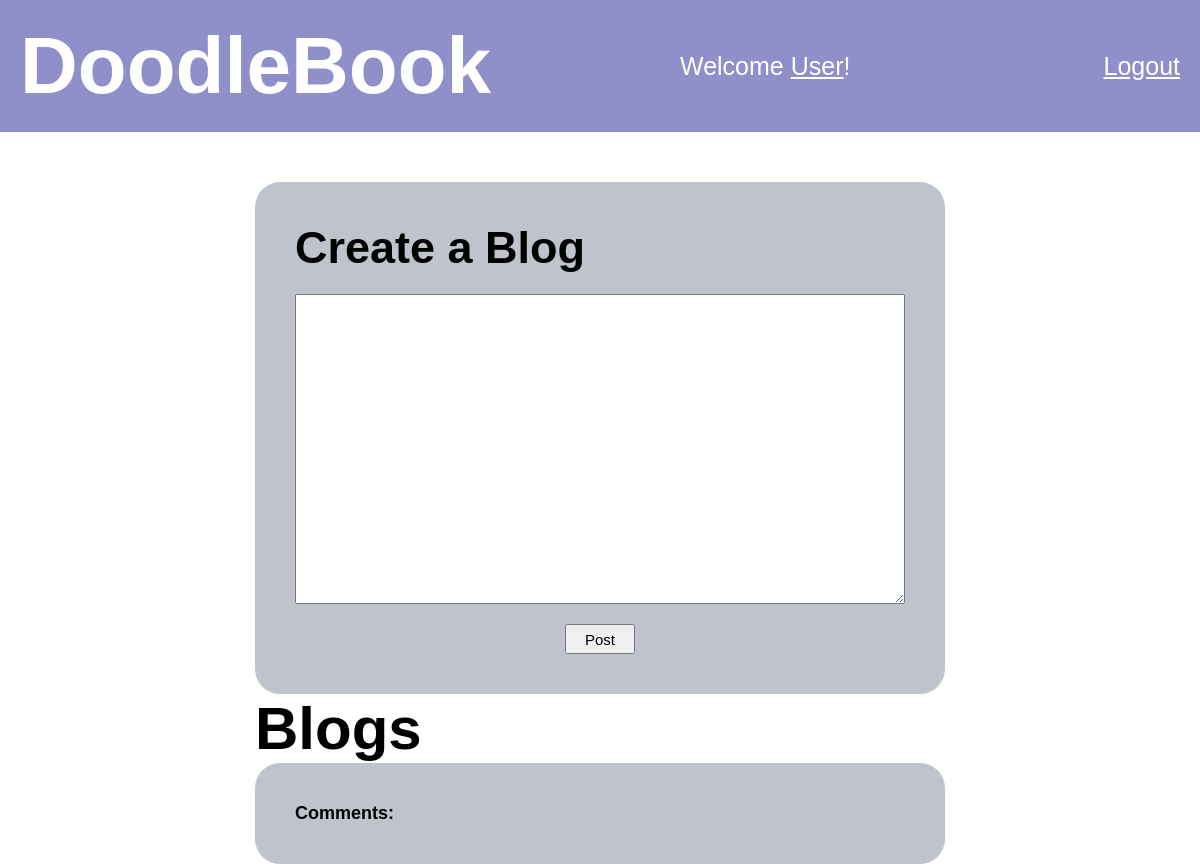
The app's page /dashboard, older data.
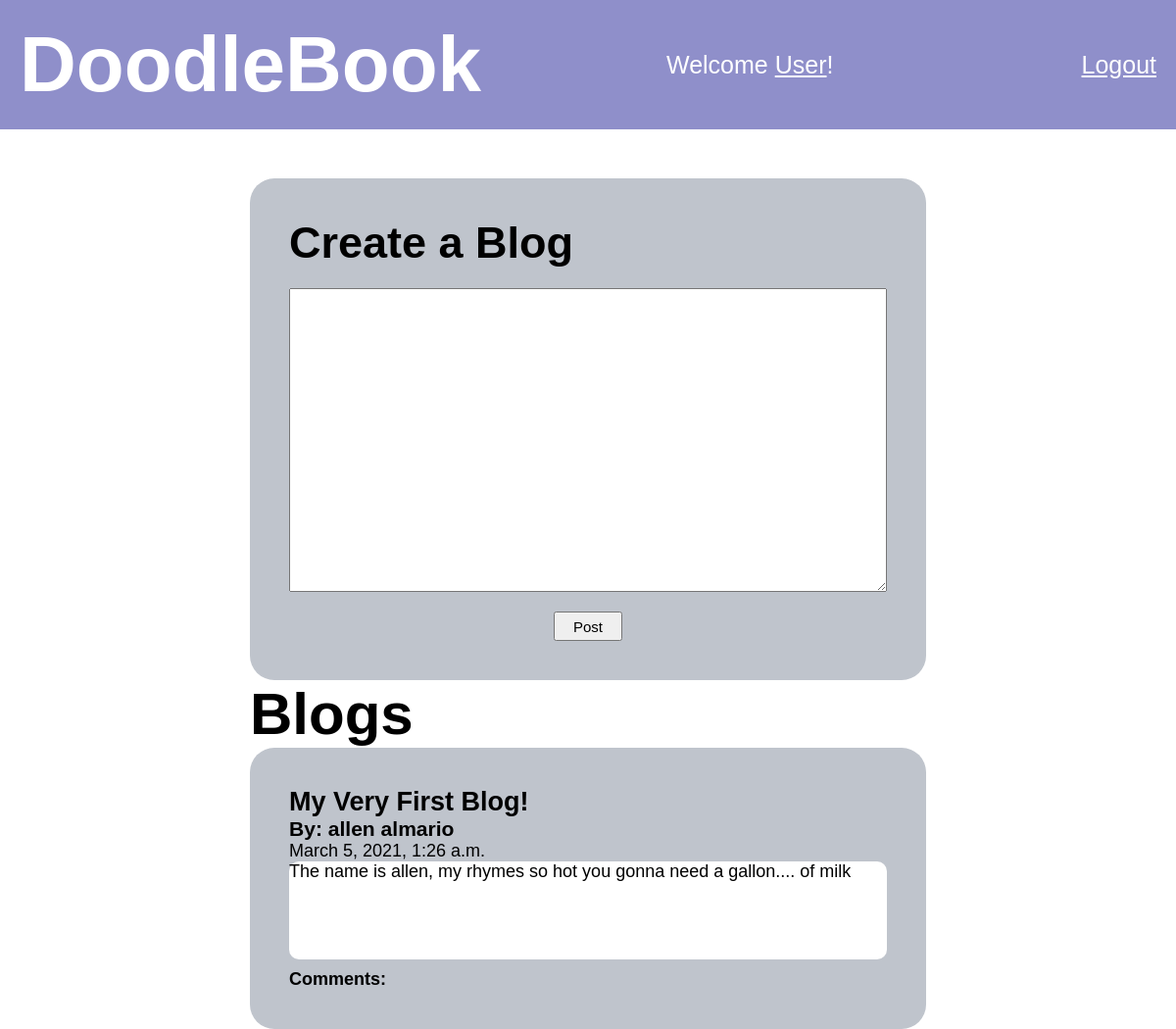
The same page, newer data.
### Doodle_App/models.py (models this page shows)
class Blog(models.Model):
    title = models.CharField(max_length=100)
    author = models.ForeignKey(User, related_name="blogs", on_delete = models.CASCADE)
    desc = models.TextField()
    privacy = models.IntegerField(default=0) # 0 is public, 1 is private
    created_at = models.DateTimeField(auto_now_add=True)
    updated_at = models.DateTimeField(auto_now=True)
    picture = models.ImageField(null=True)

class User(models.Model):
    first_name = models.CharField(max_length=30)
    last_name = models.CharField(max_length=40)
    email = models.CharField(max_length=70)
    password = models.CharField(max_length=100)
    bio = models.TextField(default="User Bio")
    user_level = models.IntegerField(default=0) # 0 is regular, 1 is admin
    created_at = models.DateTimeField(auto_now_add=True)
    updated_at = models.DateTimeField(auto_now=True)

### Doodle_App/views.py (the view)
# urls.py: path('dashboard', views.dashboard),
def dashboard(request):
    context = {
        "users" : User.objects.all(),
        "blogs" : Blog.objects.all(),
        "comments" : Comment.objects.all(),
    }
    return render(request, 'dashboard.html', context)

### Doodle_App/templates/dashboard.html (shortened to what this page needs)
<!DOCTYPE html>
<html lang="en">
<head>
    {% load static %}
    <link rel="stylesheet" href="{% static 'css/dashboard.css' %}">
</head>
<header>
    <h1>DoodleBook</h1>
    <div class="nav">
        <p>Welcome <a href="">User</a>!</p>
        <a href="/logout">Logout</a>
    </div>
</header>
<body>
    <div class="container">
        <form action = "#" method = "POST">
            <h2>Create a Blog</h2>
            <textarea></textarea>
            <div class="submit">
                <input type="submit" value="Post">
            </div>
        </form>
    </div>
    <div class="blogs">
        <div>
            <h1>Blogs</h1>
            <div class = "bloginfo">
                {% for blog in blogs %}
                    <h2>{{blog.title}}</h2>
                    <div class = "name_created">
                        <h3>By: {{blog.author.first_name}} {{blog.author.last_name}}</h3>
                        <p>{{blog.created_at}}</p>
                    <p class = "description">{{blog.desc}}</p>
                {% endfor %}
                <h4>Comments:</h4>
            </div>
        </div>
    </div>
</body>
</html>

Row changes from the older to the newer data that the page shows:
added Blog: title "My Very First Blog!", author.first_name "allen", author.last_name "almario", created_at "March 5, 2021, 1:26 a.m.", desc "The name is allen, my rhymes so hot you gonna need a gallon.... of milk"
